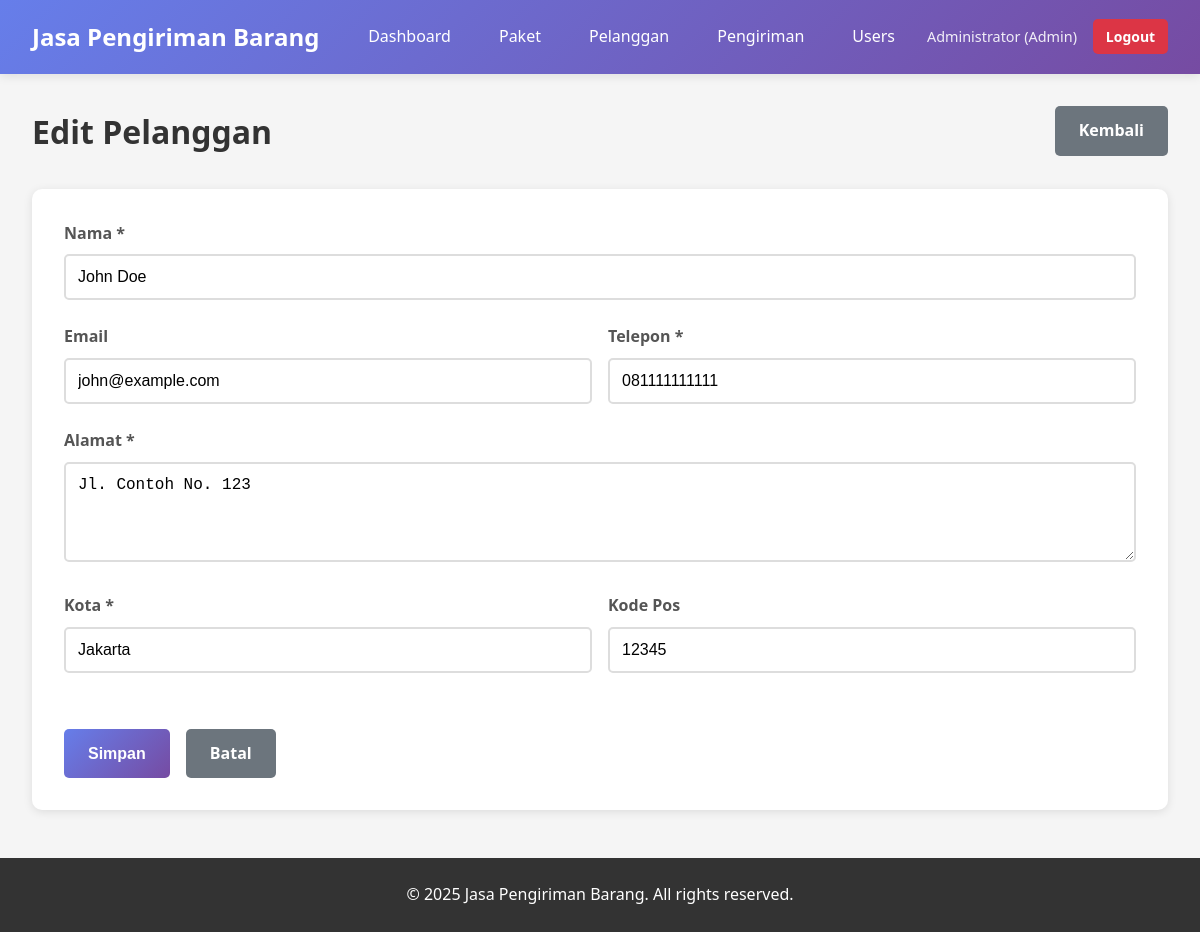
Screenshot of /customers/edit.php?id=1 (signed in) with the database file from the repository.
### tables this page shows
CREATE TABLE IF NOT EXISTS customers (
    id INT PRIMARY KEY AUTO_INCREMENT,
    name VARCHAR(100) NOT NULL,
    email VARCHAR(100),
    phone VARCHAR(20) NOT NULL,
    address TEXT NOT NULL,
    city VARCHAR(50) NOT NULL,
    postal_code VARCHAR(10),
    created_at TIMESTAMP DEFAULT CURRENT_TIMESTAMP,
    updated_at TIMESTAMP DEFAULT CURRENT_TIMESTAMP ON UPDATE CURRENT_TIMESTAMP
);

### customers/edit.php (the view, shortened to what this page needs)
<?php
$id = $_GET['id'] ?? 0;
$conn = getDBConnection();
$stmt = $conn->prepare("SELECT * FROM customers WHERE id = ?");
$stmt->bind_param("i", $id);
$stmt->execute();
$result = $stmt->get_result();
$customer = $result->fetch_assoc();
?>
<!DOCTYPE html>
<html lang="id">
<head>
    <link rel="stylesheet" href="../assets/css/style.css">
</head>
<body>
    <?php include '../includes/header.php'; ?>
    <div class="container">
        <div class="page-header">
            <h1>Edit Pelanggan</h1>
            <a href="index.php" class="btn btn-secondary">Kembali</a>
        </div>
        <form method="POST" class="form">
            <div class="form-group">
                <label for="name">Nama *</label>
                <input type="text" id="name" name="name" value="<?php echo htmlspecialchars($customer['name']); ?>" required>
            </div>
            <div class="form-row">
                <div class="form-group">
                    <label for="email">Email</label>
                    <input type="email" id="email" name="email" value="<?php echo htmlspecialchars($customer['email'] ?? ''); ?>">
                </div>
                <div class="form-group">
                    <label for="phone">Telepon *</label>
                    <input type="text" id="phone" name="phone" value="<?php echo htmlspecialchars($customer['phone']); ?>" required>
                </div>
            </div>
            <div class="form-group">
                <label for="address">Alamat *</label>
                <textarea id="address" name="address" rows="3" required><?php echo htmlspecialchars($customer['address']); ?></textarea>
            </div>
            <div class="form-row">
                <div class="form-group">
                    <label for="city">Kota *</label>
                    <input type="text" id="city" name="city" value="<?php echo htmlspecialchars($customer['city']); ?>" required>
                </div>
                <div class="form-group">
                    <label for="postal_code">Kode Pos</label>
                    <input type="text" id="postal_code" name="postal_code" value="<?php echo htmlspecialchars($customer['postal_code'] ?? ''); ?>">
                </div>
            </div>
            <div class="form-actions">
                <button type="submit" class="btn btn-primary">Simpan</button>
                <a href="index.php" class="btn btn-secondary">Batal</a>
            </div>
        </form>
    </div>
    <?php include '../includes/footer.php'; ?>
</body>
</html>

### assets/css/style.css (style rules this page uses)
* { margin: 0; padding: 0; box-sizing: border-box; }
body { font-family: 'Segoe UI', Tahoma, Geneva, Verdana, sans-serif; background-color: #f5f5f5; color: #333; line-height: 1.6; }
.container { max-width: 1200px; margin: 2rem auto; padding: 0 2rem; }
.form { background: white; padding: 2rem; border-radius: 10px; box-shadow: 0 2px 10px rgba(0,0,0,0.1); }
.form-group { margin-bottom: 1.5rem; }
.form-row { display: grid; grid-template-columns: repeat(auto-fit, minmax(200px, 1fr)); gap: 1rem; }
.form-group label { display: block; margin-bottom: 0.5rem; font-weight: 600; color: #555; }
.form-group input, .form-group textarea, .form-group select { width: 100%; padding: 0.75rem; border: 2px solid #ddd; border-radius: 5px; font-size: 1rem; transition: border-color 0.3s; }
.form-group textarea { resize: vertical; min-height: 100px; }
.form-actions { display: flex; gap: 1rem; margin-top: 2rem; }
.btn { display: inline-block; padding: 0.75rem 1.5rem; border: none; border-radius: 5px; font-size: 1rem; font-weight: 600; text-decoration: none; cursor: pointer; transition: all 0.3s; text-align: center; }
.btn-primary { background: linear-gradient(135deg, #667eea 0%, #764ba2 100%); color: white; }
.btn-secondary { background: #6c757d; color: white; }
.page-header { display: flex; justify-content: space-between; align-items: center; margin-bottom: 2rem; flex-wrap: wrap; gap: 1rem; }
.page-header h1 { color: #333; }

### rows the page displays
customers: name "John Doe", email "john@example.com", phone "081111111111", address "Jl. Contoh No. 123", city "Jakarta", postal_code "12345"

### other values shown
$_SESSION['full_name'] "Administrator"
$_SESSION['role'] "Admin"
